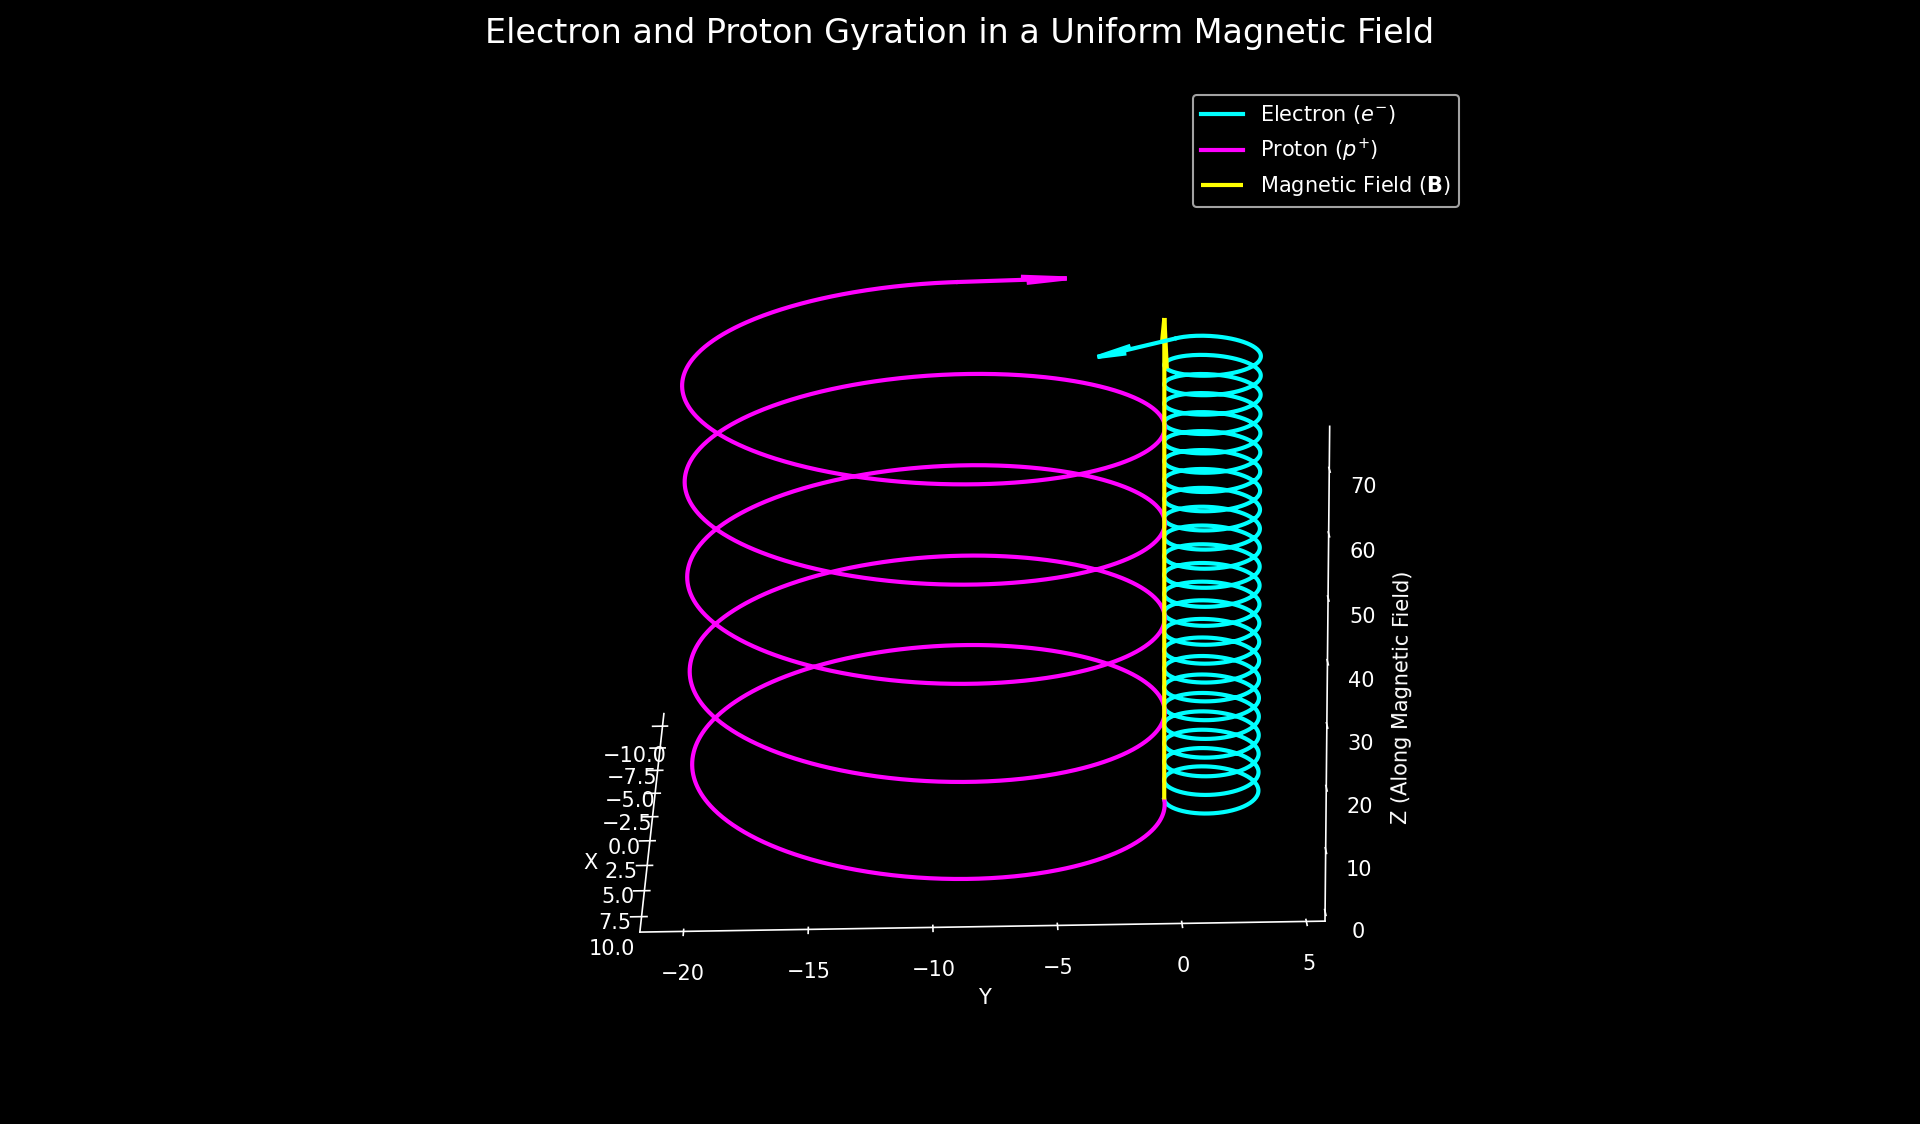

Recreate this plot in Python.
import numpy as np
import matplotlib.pyplot as plt

# ============================================================
# Charged Particle Gyration in a Uniform Magnetic Field
# B = B * z_hat
# Exact analytical solution of:
#     m dv/dt = q (v x B)
# ============================================================

plt.style.use('dark_background')

# ----------------------------
# Physical Parameters
# ----------------------------
B_field = 1.0

m_e = 1.0
m_p = 5.0

q_e = -1.0
q_p = +1.0

# Initial velocity [vx, vy, vz]
v0 = np.array([2.0, 0.0, 0.5])

# Time array
t = np.linspace(0, 150, 3000)


# ============================================================
# Analytical solution
# ============================================================
def calc_kinematics(m, q, v0, B, t):

    omega = q * B / m

    vx0, vy0, vz0 = v0

    wt = omega * t

    # -------------------------
    # Velocity
    # -------------------------
    vx = vx0 * np.cos(wt) + vy0 * np.sin(wt)

    vy = -vx0 * np.sin(wt) + vy0 * np.cos(wt)

    vz = np.full_like(t, vz0)

    # -------------------------
    # Position
    # (Assuming x=y=z=0 at t=0)
    # -------------------------
    x = (vx0 / omega) * np.sin(wt) \
        + (vy0 / omega) * (np.cos(wt) - 1)

    y = (vx0 / omega) * (np.cos(wt) - 1) \
        + (vy0 / omega) * np.sin(wt)

    z = vz0 * t

    return x, y, z, vx, vy, vz


# Electron
x_e, y_e, z_e, vx_e, vy_e, vz_e = calc_kinematics(
    m_e, q_e, v0, B_field, t
)

# Proton
x_p, y_p, z_p, vx_p, vy_p, vz_p = calc_kinematics(
    m_p, q_p, v0, B_field, t
)

# ============================================================
# Plot
# ============================================================
fig = plt.figure(figsize=(10, 8), dpi=150)

ax = fig.add_subplot(111, projection='3d')

# Black panes
ax.xaxis.set_pane_color((0, 0, 0, 1))
ax.yaxis.set_pane_color((0, 0, 0, 1))
ax.zaxis.set_pane_color((0, 0, 0, 1))

ax.grid(color='#444444', linestyle='--', linewidth=0.5)

# ============================================================
# Trajectories
# ============================================================
ax.plot(
    x_e, y_e, z_e,
    color='cyan',
    linewidth=2,
    label='Electron ($e^{-}$)'
)

ax.plot(
    x_p, y_p, z_p,
    color='magenta',
    linewidth=2,
    label='Proton ($p^{+}$)'
)

# ============================================================
# Arrow showing instantaneous velocity
# ============================================================
arrow_length = 5

ax.quiver(
    x_e[-1], y_e[-1], z_e[-1],
    vx_e[-1], vy_e[-1], vz_e[-1],
    color='cyan',
    normalize=True,
    length=arrow_length,
    arrow_length_ratio=0.4,
    linewidth=2
)

ax.quiver(
    x_p[-1], y_p[-1], z_p[-1],
    vx_p[-1], vy_p[-1], vz_p[-1],
    color='magenta',
    normalize=True,
    length=arrow_length,
    arrow_length_ratio=0.4,
    linewidth=2
)

# ============================================================
# Magnetic field arrow
# ============================================================
zmax = max(z_e.max(), z_p.max())

ax.quiver(
    0, 0, 0,
    0, 0, zmax + 5,
    color='yellow',
    linewidth=2,
    arrow_length_ratio=0.08,
    label='Magnetic Field ($\\mathbf{B}$)'
)

# ============================================================
# Labels
# ============================================================
ax.set_title(
    "Electron and Proton Gyration in a Uniform Magnetic Field",
    fontsize=16,
    pad=20
)

ax.set_xlabel("X")
ax.set_ylabel("Y")
ax.set_zlabel("Z (Along Magnetic Field)")

ax.legend()

# Nice viewing angle
ax.view_init(elev=20, azim=180)
ax.grid(False)
plt.tight_layout()
plt.show()
